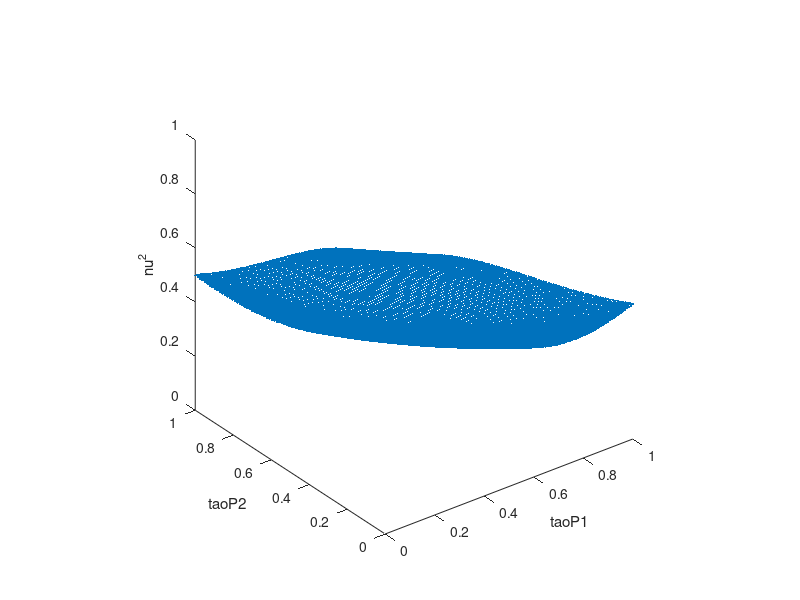

Recreate this plot in MATLAB.
function [M, A, B] = filter1_analytic()

[taoP1,taoP2] = meshgrid(0:0.01:1,0:0.01:1);
grid = [taoP1(:) taoP2(:)];

a = grid(:, 1)+grid(:, 2);
b = grid(:, 1).*grid(:, 2);

A = a;
B = b;
M = (b - 1).^2./(a.^2 - 2.*b + 1);

plot3(grid(:, 1), grid(:, 2), M, '.');
axis equal
xlabel('taoP1')
ylabel('taoP2')
zlabel('nu^2')
end